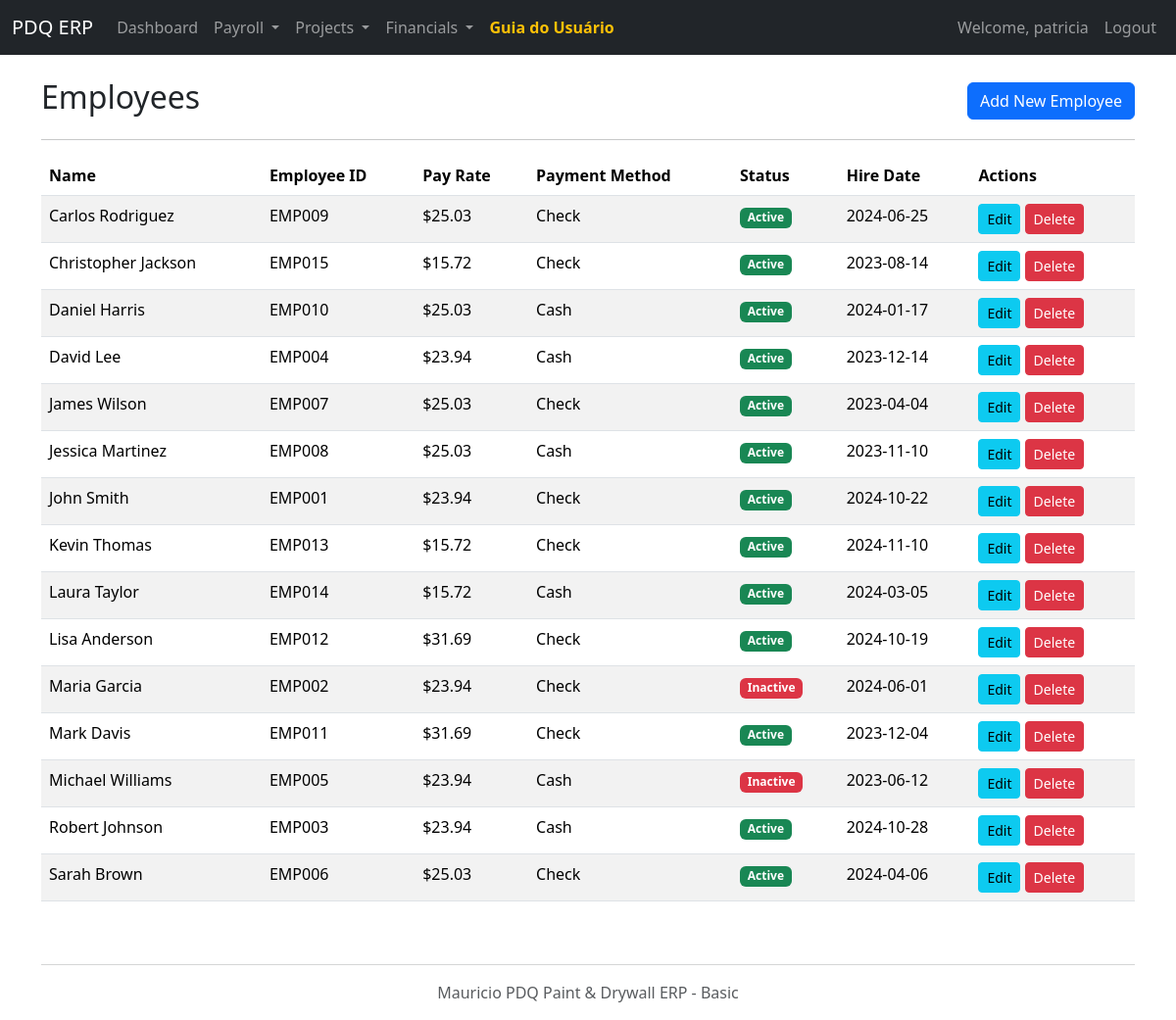
Before: /employees (signed in) with the older database file.
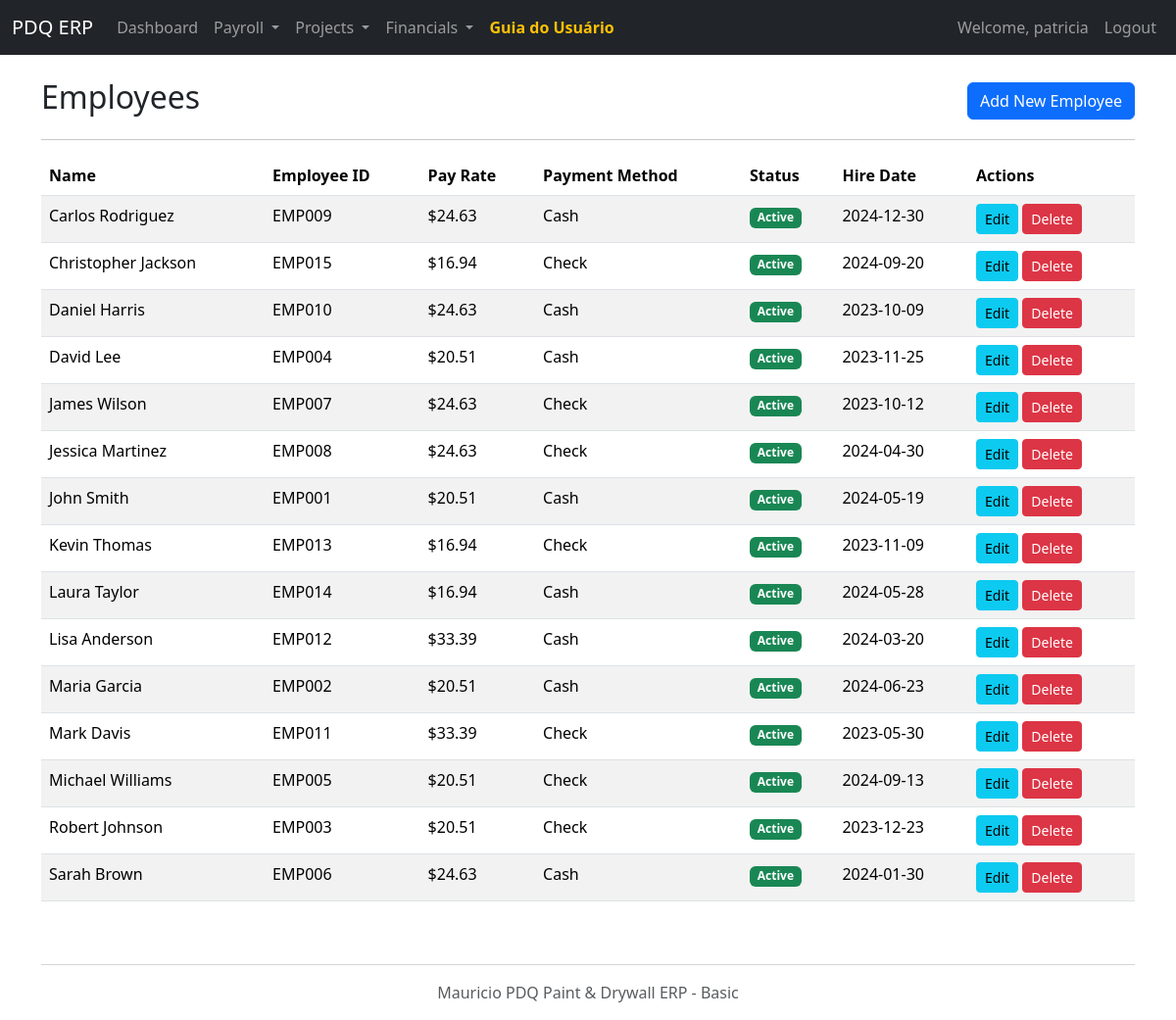
After: the same page with the newer database file.
### models.py (models this page shows, shortened)
class Employee(db.Model):
    id = db.Column(db.Integer, primary_key=True)
    name = db.Column(db.String(100), nullable=False)
    employee_id_str = db.Column(db.String(20), unique=True)
    contact_details = db.Column(db.Text)
    pay_rate = db.Column(db.Float, nullable=False)
    payment_method_preference = db.Column(db.Enum(PaymentMethod))
    is_active = db.Column(db.Boolean, default=True)
    hire_date = db.Column(db.Date)

### app.py (the view)
@app.route('/employees')
@login_required
def employees():
    all_employees = Employee.query.order_by(Employee.name).all()
    return render_template('employees.html', employees=all_employees)

### app.py (called while the page is built)
def login_required(f):
    @wraps(f)
    def decorated_function(*args, **kwargs):
        if 'user_id' not in session:
            flash('Please log in to access this page.', 'danger')
            return redirect(url_for('login'))
        return f(*args, **kwargs)
    return decorated_function

### templates/employees.html (shortened to what this page needs)
{% extends "layout.html" %}
{% block content %}
<div class="d-flex justify-content-between align-items-center mb-3">
    <h2>Employees</h2>
    <a href="{{ url_for('add_employee') }}" class="btn btn-primary">Add New Employee</a>
</div>
<hr>
{% if employees %}
<div class="table-responsive">
    <table class="table table-striped table-hover">
        <thead>
            <tr>
                <th>Name</th>
                <th>Employee ID</th>
                <th>Pay Rate</th>
                <th>Payment Method</th>
                <th>Status</th>
                <th>Hire Date</th>
                <th>Actions</th>
            </tr>
        </thead>
        <tbody>
            {% for employee in employees %}
            <tr>
                <td>{{ employee.name }}</td>
                <td>{{ employee.employee_id_str }}</td>
                <td>${{ "%.2f"|format(employee.pay_rate) }}</td>
                <td>{{ employee.payment_method_preference.value if employee.payment_method_preference else "Not set" }}</td>
                <td>
                    <span class="badge bg-{{ 'success' if employee.is_active else 'danger' }}">
                        {{ "Active" if employee.is_active else "Inactive" }}
                    </span>
                </td>
                <td>{{ employee.hire_date.strftime('%Y-%m-%d') if employee.hire_date else "Not set" }}</td>
                <td>
                    <a href="{{ url_for('edit_employee', id=employee.id) }}" class="btn btn-sm btn-info">Edit</a>
                    <button type="button" class="btn btn-sm btn-danger" data-bs-toggle="modal" data-bs-target="#deleteModal{{ employee.id }}">
                        Delete
                    </button>
                </td>
            </tr>
            {% endfor %}
        </tbody>
    </table>
</div>
{% else %}
<div class="alert alert-info">
    No employees found. <a href="{{ url_for('add_employee') }}" class="alert-link">Add your first employee</a>.
</div>
{% endif %}
{% endblock %}

### templates/layout.html (shortened to what this page needs)
<!doctype html>
<html lang="en">
  <head>
    {{ bootstrap.load_css() }}
  </head>
  <body>
    <nav class="navbar navbar-expand-lg navbar-dark bg-dark mb-4">
      <div class="container-fluid">
        <a class="navbar-brand" href="{{ url_for('index') }}">PDQ ERP</a>
        <div class="collapse navbar-collapse" id="navbarNav">
          <ul class="navbar-nav me-auto mb-2 mb-lg-0">
            {% if session.get('user_id') %}
            <li class="nav-item">
              <a class="nav-link" href="{{ url_for('index') }}">Dashboard</a>
            </li>
            <li class="nav-item dropdown">
                <a class="nav-link dropdown-toggle" href="#" id="payrollDropdown" role="button" data-bs-toggle="dropdown" aria-expanded="false">
                    Payroll
                </a>
            </li>
             <li class="nav-item dropdown">
                <a class="nav-link dropdown-toggle" href="#" id="projectDropdown" role="button" data-bs-toggle="dropdown" aria-expanded="false">
                    Projects
                </a>
            </li>
            <li class="nav-item dropdown">
                <a class="nav-link dropdown-toggle" href="#" id="financialDropdown" role="button" data-bs-toggle="dropdown" aria-expanded="false">
                    Financials
                </a>
            </li>
            <li class="nav-item">
                <a class="nav-link" href="{{ url_for('user_guide') }}">
                    <span style="font-weight: bold; color: #ffc107;">Guia do Usuário</span>
                </a>
            </li>
            {% endif %}
          </ul>
          {% if session.get('user_id') %}
          <ul class="navbar-nav">
            <li class="nav-item">
              <span class="nav-link">Welcome, {{ session.get('username') }}</span>
            </li>
            <li class="nav-item">
              <a class="nav-link" href="{{ url_for('logout') }}">Logout</a>
            </li>
          </ul>
          {% endif %}
        </div>
      </div>
    </nav>
    <main class="container mt-4">
        {% block content %}{% endblock %}
    </main>
    <footer class="container mt-5 text-center text-muted">
        <hr>
        <p> Mauricio PDQ Paint & Drywall ERP - Basic</p>
    </footer>
  </body>
</html>

Changed rows visible on the page:
changed Employee "Carlos Rodriguez": pay_rate "25.03" → "24.63"; payment_method_preference "Check" → "Cash"; hire_date "2024-06-25" → "2024-12-30"
changed Employee "Christopher Jackson": pay_rate "15.72" → "16.94"; hire_date "2023-08-14" → "2024-09-20"
changed Employee "Daniel Harris": pay_rate "25.03" → "24.63"; hire_date "2024-01-17" → "2023-10-09"
changed Employee "David Lee": pay_rate "23.94" → "20.51"; hire_date "2023-12-14" → "2023-11-25"
changed Employee "James Wilson": pay_rate "25.03" → "24.63"; hire_date "2023-04-04" → "2023-10-12"
changed Employee "Jessica Martinez": pay_rate "25.03" → "24.63"; payment_method_preference "Cash" → "Check"; hire_date "2023-11-10" → "2024-04-30"
changed Employee "John Smith": pay_rate "23.94" → "20.51"; payment_method_preference "Check" → "Cash"; hire_date "2024-10-22" → "2024-05-19"
changed Employee "Kevin Thomas": pay_rate "15.72" → "16.94"; hire_date "2024-11-10" → "2023-11-09"
changed Employee "Laura Taylor": pay_rate "15.72" → "16.94"; hire_date "2024-03-05" → "2024-05-28"
changed Employee "Lisa Anderson": pay_rate "31.69" → "33.39"; payment_method_preference "Check" → "Cash"; hire_date "2024-10-19" → "2024-03-20"
changed Employee "Maria Garcia": pay_rate "23.94" → "20.51"; payment_method_preference "Check" → "Cash"; is_active "Inactive" → "Active"; hire_date "2024-06-01" → "2024-06-23"
changed Employee "Mark Davis": pay_rate "31.69" → "33.39"; hire_date "2023-12-04" → "2023-05-30"
changed Employee "Michael Williams": pay_rate "23.94" → "20.51"; payment_method_preference "Cash" → "Check"; is_active "Inactive" → "Active"; hire_date "2023-06-12" → "2024-09-13"
changed Employee "Robert Johnson": pay_rate "23.94" → "20.51"; payment_method_preference "Cash" → "Check"; hire_date "2024-10-28" → "2023-12-23"
changed Employee "Sarah Brown": pay_rate "25.03" → "24.63"; payment_method_preference "Check" → "Cash"; hire_date "2024-04-06" → "2024-01-30"
